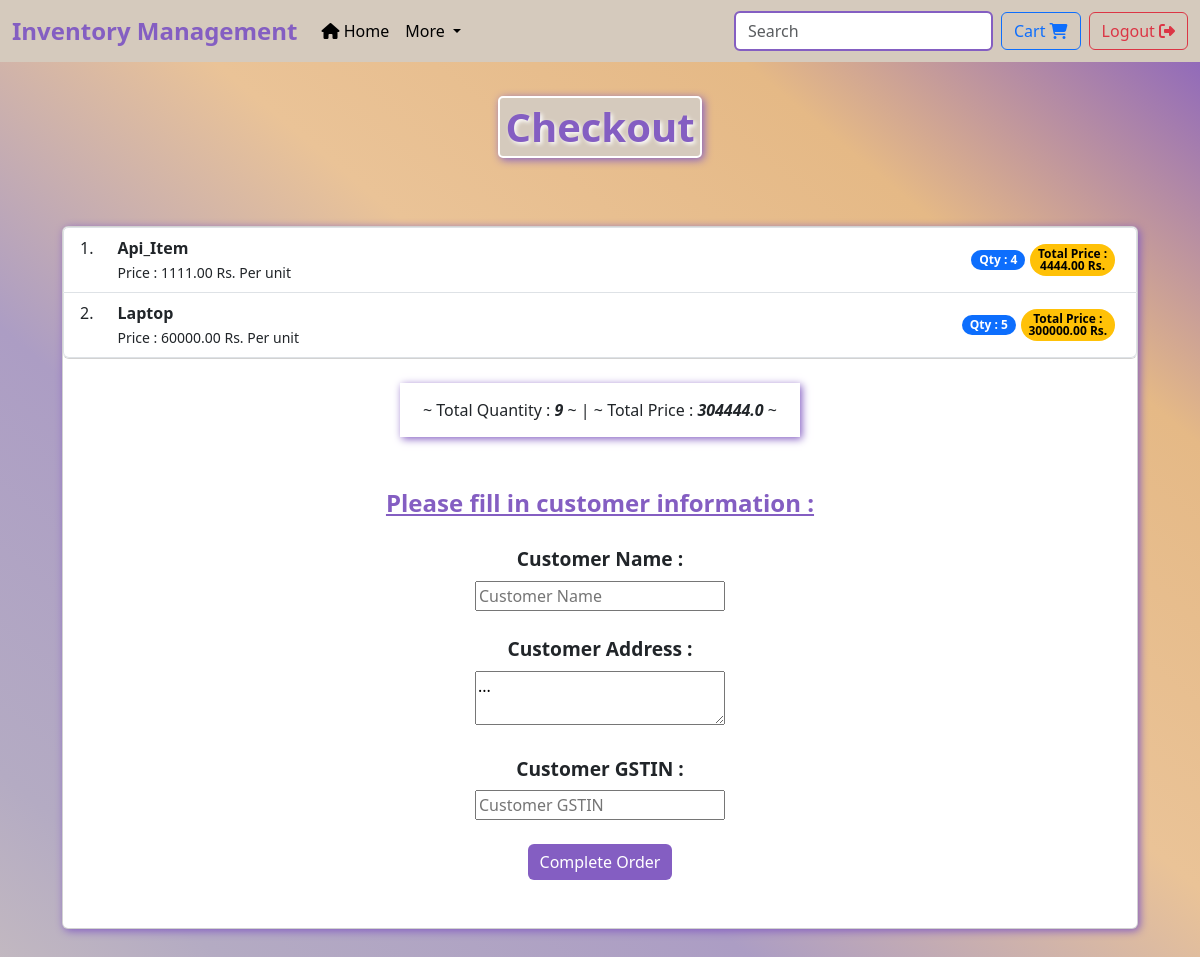
Screenshot of /checkout/1 (signed in) with the database file from the repository.
### model.py (models this page shows, shortened)
class Item(db.Model):
    itemid = db.Column(db.Integer, primary_key=True, autoincrement=True)
    name = db.Column(db.String(200), nullable=False)
    partno = db.Column(db.String(10), default='-')
    description = db.Column(db.Text)
    date_stocked = db.Column(db.DateTime, default=current_time)
    quantity = db.Column(db.Integer, nullable=False, default=1)
    price = db.Column(db.Numeric(precision=10, scale=2))
    location = db.Column(db.Text)
    deleted = db.Column(db.Boolean, default=False)
    category = db.Column(db.Integer, db.ForeignKey(
        'category.catid'), nullable=False)
    itemrequest = db.relationship('ItemRequest', backref='item_ref', lazy=True)

class CartItem(db.Model):
    cartid = db.Column(db.Integer, db.ForeignKey(
        'cart.cartid'), primary_key=True)
    itemid = db.Column(db.Integer, primary_key=True)
    qty = db.Column(db.Integer, default=1)
    purchased = db.Column(db.Boolean, default=False)

### app.py (the view, shortened to what this page needs)
@app.route('/checkout/<int:cartid>', methods=['GET', 'POST'])
@login_required
def checkout(cartid):
    cartitems = cart_item.query.filter_by(cartid=cartid).all()
    totalqty, totalprice = 0, 0.0
    for i in cartitems:
        item = item_model.query.filter_by(itemid=i.itemid).first()
        totalqty += i.qty
        totalprice += float(i.qty*item.price)
    items = item_model.query.all()
    for ci in cartitems:
        item = item_model.query.filter_by(itemid=ci.itemid).first()
        if ci.qty > item.quantity:
            flash(f'The quantity of {item.name} is unavailable ! Please reduce the quantity ! Available quantity : {item.quantity}...',
                  category='error')
            return redirect(url_for('cart'))
    if flask_request.method == 'GET':
        return render_template('checkout.html', cartid=cartid,
                               cartitems=cartitems, items=items,
                               totalqty=totalqty, totalprice=totalprice)

### app.py (called while the page is built)
@lm.user_loader
def load_user(id):
    return user.query.get(int(id))

### templates/checkout.html (shortened to what this page needs)
{%extends 'base.html'%}
{%block head%}
<link
    rel="stylesheet"
    href=" {{ url_for('static', filename='css/userhome.css')}} " />
{%endblock%} {%block body%}
<div>
    <br />
    <div class="container" style="width: 1100px;">
        <div class="heading" style="text-align: center">
            <h1
                style="
                    text-align: center;
                    color: #845ec2;
                    margin-top: 10px;
                    margin-bottom: 20px;
                    border: 2px solid white;
                    border-radius: 5px;
                    background-color: #d5cabd;
                    box-shadow: 2px 2px 8px #845ec2;
                    padding: 5px;
                    text-shadow: 2px 2px 4px white;
                "
                class="mx-auto">
                Checkout
            </h1>
        </div>
        <br />
        <div class="card" style="  box-shadow: 2px 2px 8px #845ec2;">
            {%if cartitems%}
            <ol class="list-group list-group-numbered">
                {%for ci in cartitems%} {% for item in items %} {%if
                ci.itemid==item.itemid%}
                <li
                    class="list-group-item d-flex justify-content-between align-items-start">
                    <div class="ms-4 me-auto">
                        <div class="fw-bold">{{item.name}}</div>
                        <a>
                            <small> Price : {{item.price}} Rs. Per unit </small>
                        </a>
                        <br />
                    </div>
                    <div class="my-auto" style="display: flex">
                        <span
                            class="badge text-bg-primary rounded-pill my-auto"
                            style="height: 100%">
                            Qty : {{ci.qty}}
                        </span>
                        <span
                            class="badge text-bg-warning rounded-pill my-auto">
                            Total Price : <br />{{item.price * ci.qty}} Rs.
                        </span>
                    </div>
                </li>
                {%endif%} {% endfor %} {% endfor %}
            </ol>
            {%else%}
            <p>Cart is empty !</p>
            {%endif%}
            <br>
            <div style="text-align: center">
                <div style="  box-shadow: 2px 2px 8px #845ec2; width:400px; margin: 0 auto; padding:15px">
                <a> ~ </a>
                <a>
                    Total Quantity :
                    <i><strong>{{totalqty}}</strong></i>
                </a>
                <a> ~ | ~ </a>
                <a>
                    Total Price :
                    <i><strong>{{totalprice}}</strong></i>
                </a>
                <a> ~ </a>
            </div>
            </div>
            <br>
            <div style="text-align: center;" >
                <div style=" width:600px; margin: 0 auto;">
                <br />
                <a style="color: #845ec2; font-size:1.5rem; text-decoration:underline  #845ec2; "><b>Please fill in customer information :</b> </a><br /><br />
                <form
                    action="{{url_for('checkout', cartid=cartid)}}"
                    method="POST">
                    <label style="margin-bottom: 7px;" for="customername">Customer Name :</label>
                    <br />
                    <input
                        type="text"
                        id="customername"
                        name="customername"
                        placeholder="Customer Name"
                        style="width: 250px;" />
                    <br />
                    <br>
                    <label style="margin-bottom: 7px;" for="customeraddress">Customer Address :</label>
                    <br />
                    <textarea
                        name="customeraddress"
                        id="customeraddress"
                        placeholder="Customer Address"
                        style="width: 250px;">
...</textarea
                    >
                    <br />
                    <br>
                    <label style="margin-bottom: 7px;" for="customername">Customer GSTIN :</label>
                    <br />
                    <input
                        type="text"
                        id="customergstin"
                        name="customergstin"
                        placeholder="Customer GSTIN"
                        style="width: 250px;"/>
                    <br /><br />
                    <button type="submit" class="btn btn-primary btn-xl">
                        Complete Order
                    </button>
                    <br>
                    <br>
                </form>
                <br>
            </div>
            </div>
        </div>
    </div>
</div>
{%endblock%}

### static/css/main.css (style rules this page uses)
.card { margin-top: 3vh; margin-bottom: 3vh; }
.btn-primary, .btn-primary:hover, .btn-primary:active, .btn-primary:visited { background-color: #845ec2; border: white; }
h1 { text-align: center; font-weight: bold; border: 2px solid black; box-shadow: 2px 2px 5px black; display: inline-block; padding: 1rem; }

### templates/base.html (style rules this page uses)
body { background: linear-gradient( 40deg, #d5cabd, #b4abc3, #ac9dc4, #eac397, #e5b986, #845ec2 ); }

### templates/checkout.html (style rules this page uses)
form label { font-size: 1.2rem; font-weight: 600; }

### rows the page displays
CartItem: qty "4"
Item: name "Api_Item", price "1111.00", item.price*ci.qty "4444.00"
CartItem: qty "5"
Item: name "Laptop", price "60000.00", item.price*ci.qty "300000.00"

### other values shown
{{ totalqty }} "9"
{{ totalprice }} "304444.0"
